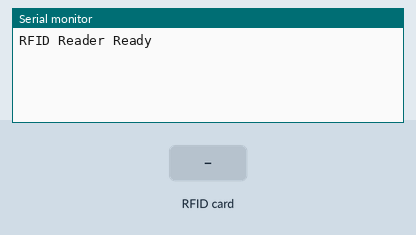
Bench run of a sketch on a simulated Arduino Uno, built with avr-gcc and run on an emulated ATmega328P. Parts: the last lines printed to the serial monitor. The test bench sets the inputs (shaded band).

Above: at 1.2 s.
1.3 s: RFID card FD 55 2D 03 held to the reader
At 1.7 s:
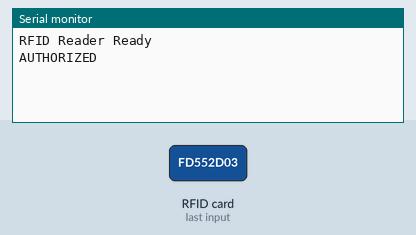
2.8 s: RFID card 5E 7A 19 C4 held to the reader
At 4.2 s:
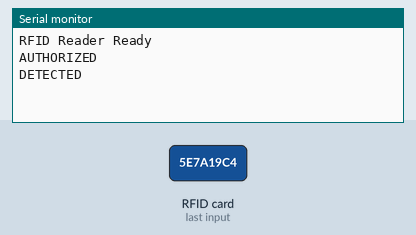

The sketch:

1120_Serial_RFID_Servo_try3.ino
```cpp
#include <SPI.h>                                                            mmmmmmmmmmmmmmmmmmmmmmmmmmmmmmmmmmmmmmmmmmmmmmmmmmmmmmmmmmmmmmmmmmmmmmmmmmmmmmmmmmmmmmmmmmmm
#include <MFRC522.h>
#include <SoftwareSerial.h>
#define RST_PIN 9
#define SS_PIN 10

MFRC522 rfid(SS_PIN, RST_PIN);
SoftwareSerial mySerial(2,3);

byte authorizedCard[] = {0xFD, 0x55, 0x2D, 0x03}; // 특정 카드의 UID (4 바이트)
const byte UID_SIZE = sizeof(authorizedCard);

void setup() {
  Serial.begin(9600); // 시리얼 통신 설정
  SPI.begin();        // SPI 초기화
  rfid.PCD_Init();    // RFID 리더 초기화
  Serial.println("RFID Reader Ready");
}

void loop() {
  if (!rfid.PICC_IsNewCardPresent() || !rfid.PICC_ReadCardSerial()) {
    return; // 새 카드가 없으면 대기
  }

  // UID 비교
  bool isAuthorized = true;
  if (rfid.uid.size == UID_SIZE) { // UID 크기가 일치해야 비교 가능
    for (byte i = 0; i < UID_SIZE; i++) {
      if (rfid.uid.uidByte[i] != authorizedCard[i]) {
        isAuthorized = false;
        break;
      }
    }
  } else {
    isAuthorized = false;
  }

  // 결과 전송
  if (isAuthorized) {
    Serial.println("AUTHORIZED"); // 특정 카드에 대한 신호
  } else {
    Serial.println("DETECTED");   // 일반 카드에 대한 신호
  }

  rfid.PICC_HaltA(); // 카드 읽기 종료
}
```

Measured:
- after the input at 1.3 s, the serial monitor: prints a new line at once (image 1)
- after the input at 2.8 s, the serial monitor: prints a new line at once (image 2)
